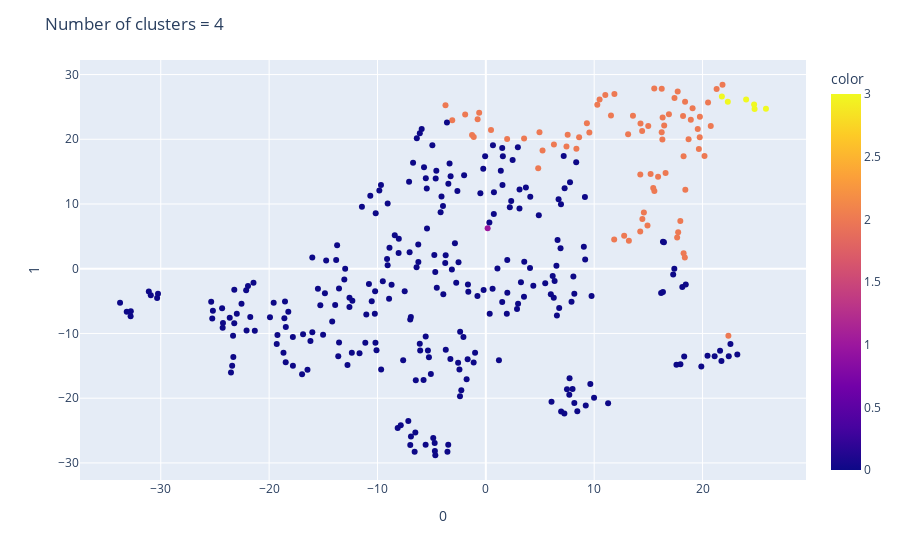

Notebook source saved alongside this figure:
### Code cell
k_means = K_means_cluster(features_table = X, 
                          num_clusters = [4], 
                          bank_name_column = bank_names, 
                          scaling = False,
                         pca_or_tsne='tsne', #dimensional reduce with tsne or pca
                             clustering_before_dimreduce = True,
                          perplexity=20 #for tsne
                         )
k_means.k_means_clustering()

### Figure 1 — Plotly figure (JSON) as saved in the notebook; plotly's stock layout.template omitted (floating-point values rounded to 4 significant figures; data arrays with more than 128 entries replaced by an {"elided": "..."} marker saying what was removed)
{"data": [{"hovertemplate": "0=%{x}<br>1=%{y}<br>color=%{marker.color}<extra></extra>", "legendgroup": "", "marker": {"color": {"elided": "339 int values"}, "coloraxis": "coloraxis", "symbol": "circle"}, "mode": "markers", "name": "", "orientation": "v", "showlegend": false, "type": "scatter", "x": {"elided": "339 float values"}, "xaxis": "x", "y": {"elided": "339 float values"}, "yaxis": "y"}], "layout": {"coloraxis": {"colorbar": {"title": {"text": "color"}}, "colorscale": [[0, "#0d0887"], [0.1111, "#46039f"], [0.2222, "#7201a8"], [0.3333, "#9c179e"], [0.4444, "#bd3786"], [0.5556, "#d8576b"], [0.6667, "#ed7953"], [0.7778, "#fb9f3a"], [0.8889, "#fdca26"], [1, "#f0f921"]]}, "legend": {"tracegroupgap": 0}, "margin": {"t": 60}, "title": {"text": "Number of clusters = 4"}, "xaxis": {"anchor": "y", "domain": [0, 1], "title": {"text": "0"}}, "yaxis": {"anchor": "x", "domain": [0, 1], "title": {"text": "1"}}}}
